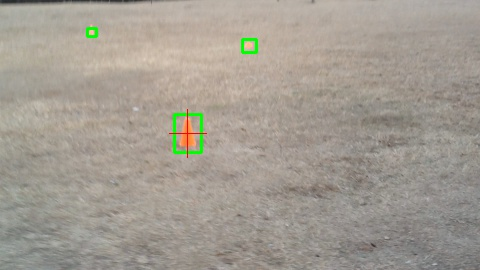
#> input picture test.jpg, 480 x 270 px, given in place of 192.168.1.1:5555, which was not available
$ python cone_follow.py   (Python 2 division)   (older library calls are emulated)
#> lines starting #> are read from the running program, lines starting #| are printed output that depends on the picture; after the words box and inside, x2 and y2 are one past the last pixel; in counts of white or black regions, pixels touching at a corner belong together; pictures that were not available may be replaced by others from this repository, and a replacement may not be noted
#> in main_loop, frame is the input picture: shape (270, 480, 3); mean B, G, R 145.8, 156, 162.6
### cone_track.py
import cv2
import numpy as np

ORANGE_MIN = np.array([0, 50, 50],np.uint8)
ORANGE_MAX = np.array([30, 255, 250],np.uint8)

MAX_P = 1100
MIN_P = 15

def get_obs(frame):
    boxes = []

	# Apply Gaussian
    frame_blurred = cv2.GaussianBlur(frame, (15, 15), 7)
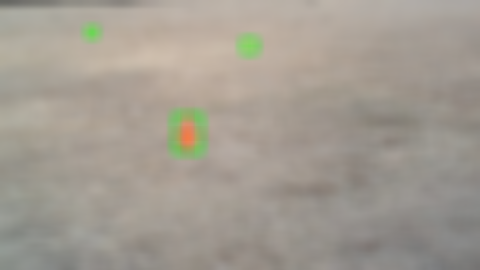
#> frame_blurred: shape (270, 480, 3); mean B, G, R 145.8, 156, 162.6

	# Convert to HSV
    frame_threshed = cv2.cvtColor(frame_blurred, cv2.COLOR_BGR2HSV)
#> frame_threshed: shape (270, 480, 3); mean H, S, V 18.3, 26.6, 163.5

    frame_threshed = cv2.inRange(frame_threshed, ORANGE_MIN, ORANGE_MAX)
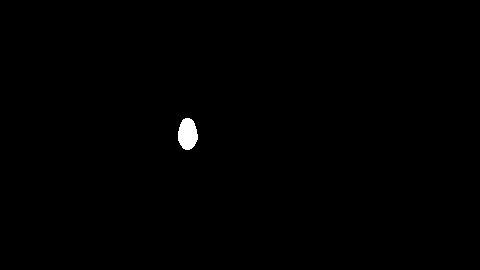
#> frame_threshed: shape (270, 480); 0.38% white; 1 white region
    contours, _ = cv2.findContours(frame_threshed, cv2.RETR_TREE, cv2.CHAIN_APPROX_SIMPLE)
#> contours = 1 contour; box (x1, y1, x2, y2) and area: (178, 118, 198, 150) 455
    for cnt in contours:
        perimeter = cv2.arcLength(cnt, True)
        if  perimeter < MIN_P or perimeter > MAX_P:
            continue
        boxes.append(cv2.boundingRect(cnt))
    return boxes

### cone_follow.py
#!/usr/bin/env python
'''
=======================
=======================
'''

# Import/use system module
import sys

# Import/use OpenCV module
import cv2
import numpy as np
import cone_track
#from drone_control import Drone

SAFE_OFFSET = 50

# Print OpenCV version
print "OpenCV version:", cv2.__version__

#
#  Setup video capture
#
cap = cv2.VideoCapture("tcp://192.168.1.1:5555")

def draw_crosshairs(frame, rect):
    x,y,w,h = rect
    cv2.line(frame, (x-5, y+(h/2)), (x+w+5, y+(h/2)), cv2.cv.RGB(255,0,0))
    cv2.line(frame, (x+(w/2), y-5), (x+(w/2), y+h+5), cv2.cv.RGB(255,0,0))
    return frame

#drone = Drone(safe_offset=25)
#drone.launch()
#
#  Loop until 'q' is pressed
#
def main_loop():
    i = 0
    while(True):

        # capture frame from camera
        if cap.grab():
            _, frame = cap.retrieve()
        else:
            continue

        if frame is None:
    		continue

    	# Scale down frame
        #frame = cv2.resize(frame, (0,0), frame, 0.25, 0.25, cv2.INTER_AREA)

        rects = []
        for x,y,w,h in cone_track.get_obs(frame):
            rects.append( (x,y,w,h) )
            cv2.rectangle(frame,(x,y),(x+w,y+h),(0,255,0),2)
#> this loop made 1 pass
#> (x, y, w, h) on pass 1: (178, 118, 20, 32)
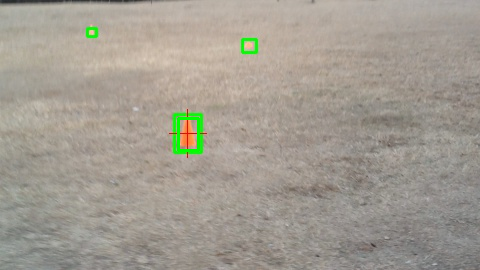
#> frame: shape (270, 480, 3); 0.24% of pixels changed, all inside (x1, y1, x2, y2) = (177, 117, 200, 152)
#> after the loop, rects = [(178, 118, 20, 32)]

        if rects:
            rects.sort(key=lambda x: x[2]*x[3], reverse=True)
            max_rect = rects[0]
#> max_rect = (178, 118, 20, 32)
            frame = draw_crosshairs(frame, max_rect)
#> in draw_crosshairs, `x,y,w,h = rect`: x = 178; y = 118; w = 20; h = 32
#> in draw_crosshairs, `cv2.line(frame, (x-5, y+(h/2)), (x+w+5, y+(h/2)), cv2.cv.RGB(255,0,0))`: frame: shape (270, 480, 3); 0.02% of pixels changed, all inside (x1, y1, x2, y2) = (173, 134, 204, 135)
#> in draw_crosshairs, `cv2.line(frame, (x+(w/2), y-5), (x+(w/2), y+h+5), cv2.cv.RGB(255,0,0))`: frame: shape (270, 480, 3); mean B, G, R 145.4, 156.1, 162.2
    		#drone.track_target(max_rect)
        else:
			#drone.stop()
            pass

        # display on screen camera frame
        cv2.line(frame, (320-SAFE_OFFSET, 0), (320-SAFE_OFFSET, 360), cv2.cv.RGB(0,0,0), 4)
        cv2.line(frame, (320+SAFE_OFFSET, 0), (320+SAFE_OFFSET, 360), cv2.cv.RGB(0,0,0), 4)
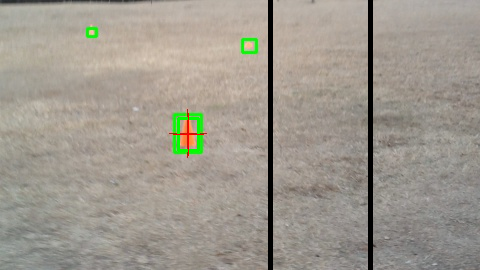
#> frame: shape (270, 480, 3); mean B, G, R 142.4, 152.9, 158.9
        cv2.imshow('frame',frame)

        if cv2.waitKey(1) & 0xff == ord('p'):
#> (key q is pressed here)
            cv2.imshow('pic', frame)
            cv2.imwrite('pic.jpg', frame)
        if cv2.waitKey(1) & 0xff == ord('q'):
#> (key q is pressed here)
            break


#
#  Release video capture object
#
#cap.release()

#
#  Close and destroy display window
#
try:
    main_loop()
except:
	#drone.done()
    pass

cv2.destroyAllWindows()
